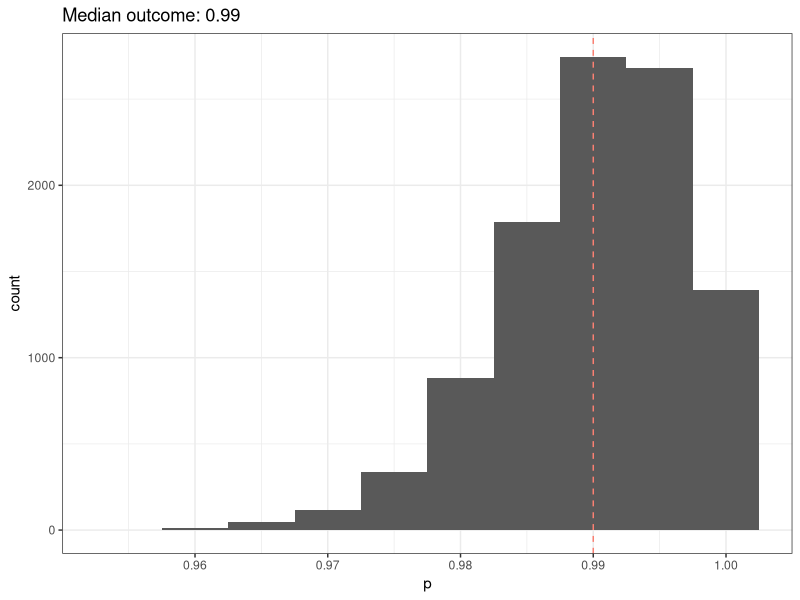

Write the R code that produced this figure.
## ---- chunk 1
options(tidyverse.quiet = TRUE)
library(tidyverse)
library(ggplot2)

p_0 <- 0.99
n_e <- 100

## Take 10000 samples from a binomial distribution with number of gametes
## equal to 2 times the effective population size and allele frequency p_0
##
dat <- tibble(p = rbinom(10000, 2*n_e, p_0)/(2*n_e))
median <- quantile(dat$p, c(0.5))
title <- sprintf("Median outcome: %4.2f", median)
p <- ggplot(dat, aes(x = p)) +
  geom_histogram(binwidth = 0.005) +
  geom_vline(xintercept = p_0, color = "salmon", linetype = "dashed") +
  xlab("p") +
  ggtitle(title) + 
  theme_bw()
p
